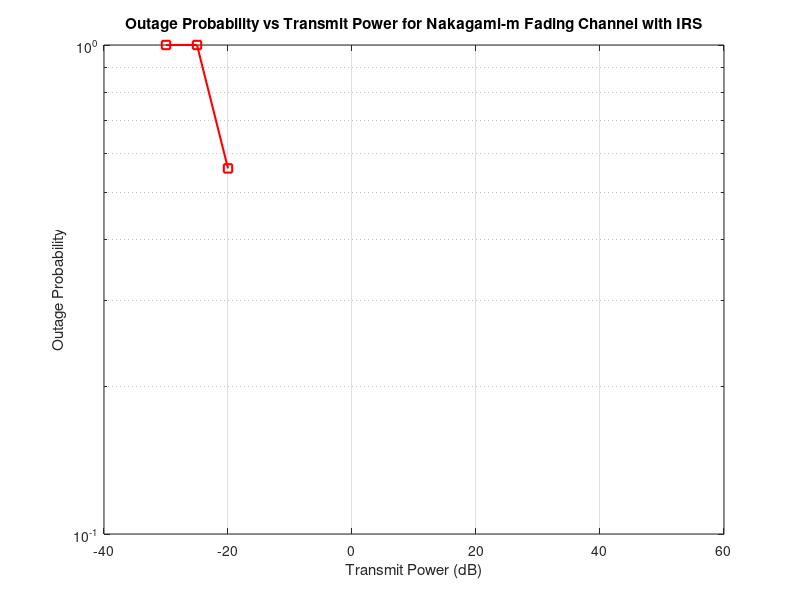

MATLAB code for this plot:
clear all;
clc;

% Parameters
M = 100000; % Reduced number of symbols for testing
Pt_dB = -30:5:50; % Transmit power in dB
Pt = 10.^(Pt_dB/10); % Transmit power in linear scale
No = 1; % Noise power
m = 2; % Nakagami-m fading parameter
omega = 1; % Omega parameter for Nakagami-m distribution

% Threshold for outage probability
SNR_th_dB = -100; % Threshold SNR in dB
SNR_th = 10^(SNR_th_dB/10);

% Free Space Path Loss parameters
d1 = 10; % Distance from source to IRS in meters
d2 = 20; % Distance from IRS to destination in meters
f = 1.6e9; % Frequency in Hz (6 GHz)
c = 3e8; % Speed of light in m/s
G_S = 1; % Gain of source antenna
G_D = 1; % Gain of destination antenna

% Calculate wavelength
lambda = c / f;

% Calculate Path Loss for IRS
PL_IRS = (lambda^2 * sqrt(G_S * G_D)) / (16 * pi * d1 * d2);

% Generate BPSK symbols
ip = rand(1, M) > 0.5; % Generate 0,1 with equal probability
s = 2 * ip - 1; % BPSK modulation 0 -> -1, 1 -> 1 

% Initialize the outage probability array
OutageProb = zeros(1, length(Pt_dB));

% IRS Simulation
N = 32; % Number of reflecting elements

% Generate Nakagami-m fading coefficients for N elements (outside loop)
hi = sqrt(gamrnd(m, omega/m, [N, M]));  % |h|^2 is gamma distributed, |h| is sqrt(gamma)
gi = sqrt(gamrnd(m, omega/m, [N, M]));  % |g|^2 is gamma distributed, |g| is sqrt(gamma)

% Calculate the combined channel effect (outside loop)
h = PL_IRS * sum(hi .* gi);

for jj = 1:length(Pt)
    % Calculate instantaneous SNR
    instt_SNR = Pt(jj) * (abs(h).^2) / No;

    % Calculate outage probability
    OutageProb(jj) = mean(instt_SNR < SNR_th);
end

% Plotting Outage Probability results
figure;
semilogy(Pt_dB, OutageProb, 'r-s', 'LineWidth', 1.5);
xlabel('Transmit Power (dB)');
ylabel('Outage Probability');
title('Outage Probability vs Transmit Power for Nakagami-m Fading Channel with IRS');
grid on;
